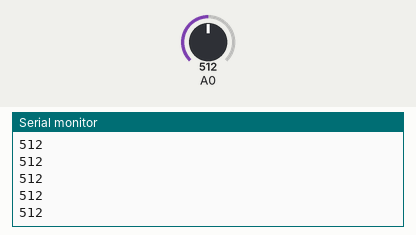
Bench run of a sketch on a simulated Arduino Uno, built with avr-gcc and run on an emulated ATmega328P. On the bench: the last lines printed to the serial monitor. Inputs (shaded band) come from the test bench; at power-on: A0 = 512.

Above: at 1.2 s.
1.3 s: A0 set to 716
At 2.1 s:
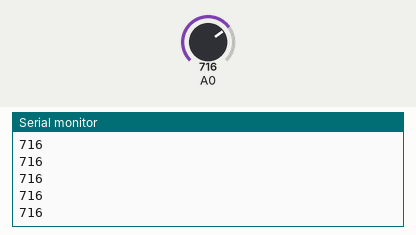
2.8 s: A0 set to 900
At 3.9 s:
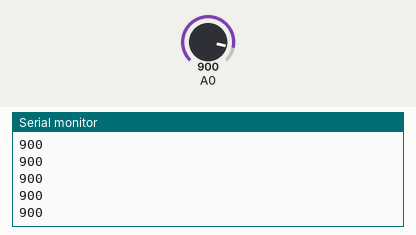
Timing chart, 0 to 5.8 s (numbered marks = the images above; inputs shaded):
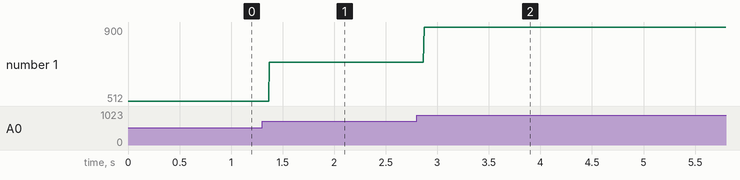

Measured:
- after the input at 1.3 s, the serial monitor: prints a new line after 0.07 s (image 1)
- after the input at 2.8 s, the serial monitor: prints a new line after 0.07 s (image 2)
- plotted number 1: 512 → 716 after the input at 1.3 s, 716 → 900 after the input at 2.8 s

The sketch:

dachik_yrovna_vodi.ino
```cpp
void setup()
{
Serial.begin(9600);
pinMode(A0,INPUT);
}
void loop()
{
int l = analogRead(A0);
Serial.println(l);
}
```
